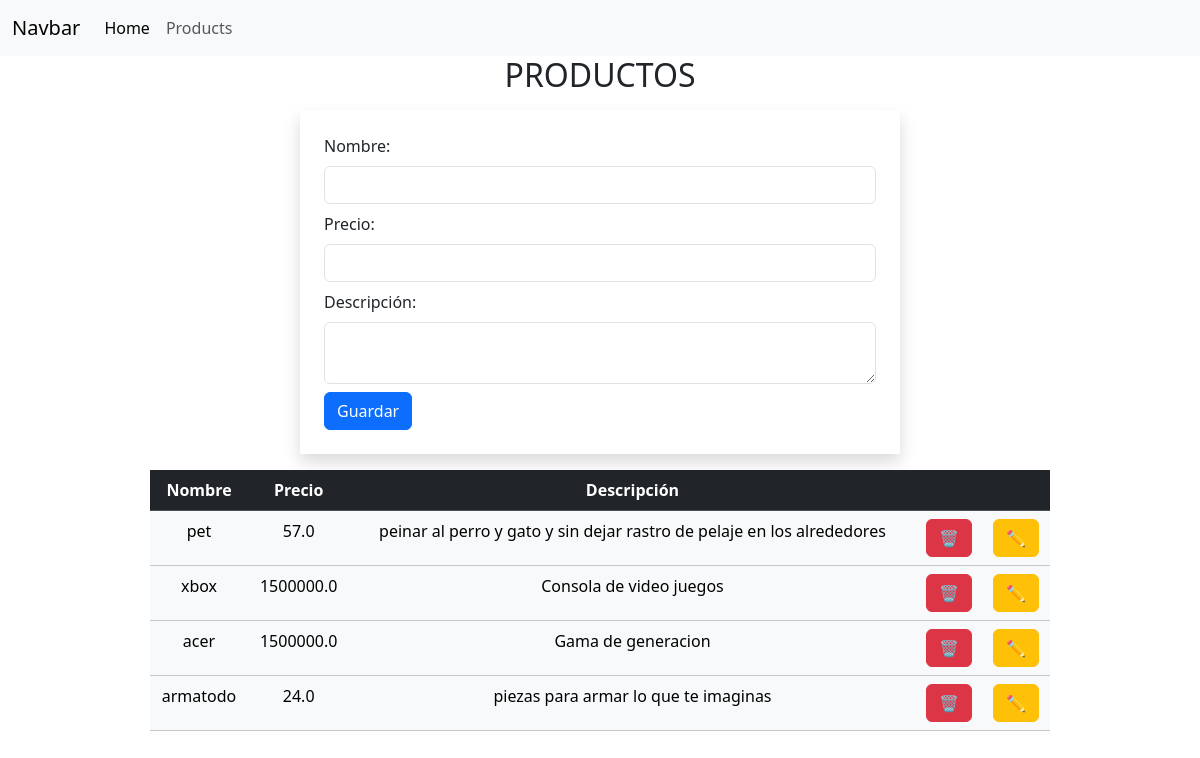
The page /productos on the database its author committed.
### tienda/models.py (models this page shows)
class Productos(models.Model):
    nombre= models.CharField(max_length=30)
    precio=models.FloatField()
    description=models.CharField(max_length=200)

### tienda/views.py (the view)
# urls.py: path('productos', views.consulproducts, name="consultar"),
def consulproducts(request):
    productos= Productos.objects.all()
    return render(request, "productos.html", {
        'productos': productos
    })

### tienda/templates/productos.html (shortened to what this page needs)
{%  extends 'plantilla.html'%}
{% block content %}
    <h2 class="text-center">PRODUCTOS</h2>
    <form class="w-50 shadow mx-auto p-4 m-3" method="post" action="productos/guardar">
        Nombre: <input type="text" name="nombre" class="form-control my-2" required/>
        Precio: <input type="number" step="any" name="precio" class="form-control my-2" required />
        Descripción:
        <textarea class="form-control my-2" name="description">
        </textarea>
        <input type="submit" value="Guardar" class="btn btn-primary"/>
    </form>
    <table class="table table-light w-75 mx-auto text-center">
        <tr class= "table-dark">
            <th>Nombre</th>
            <th>Precio</th>
            <th>Descripción</th>
            <th colspan="2"></th>
        </tr>
        {% for producto in productos%}
            <tr>
                  <td>{{producto.nombre}}</td>
                  <td>{{producto.precio}}</td>
                  <td>{{producto.description}}</td>
                  <td>
                        <form action="{% url 'eliminar' producto.id %}" method="post">
                            <button class= "btn btn-danger" onclick="return confirm('Deseas eliminar este producto?')">
                                🗑
                            </button>
                        </form>
                  </td>
                  <td>
                    <form action="{% url 'detalle' producto.id %}" method="post">
                        <button class= "btn btn-warning">
                            ✏️
                        </button>
                    </form>
              </td>
            </tr>
    {% endfor %}
    </table>
{%endblock%}

### rows shown on the page
Productos: nombre "pet", precio "57.0", description "peinar al perro y gato y sin dejar rastro de pelaje en los alrededores"
Productos: nombre "xbox", precio "1500000.0", description "Consola de video juegos"
Productos: nombre "acer", precio "1500000.0", description "Gama de generacion"
Productos: nombre "armatodo", precio "24.0", description "piezas para armar lo que te imaginas"
